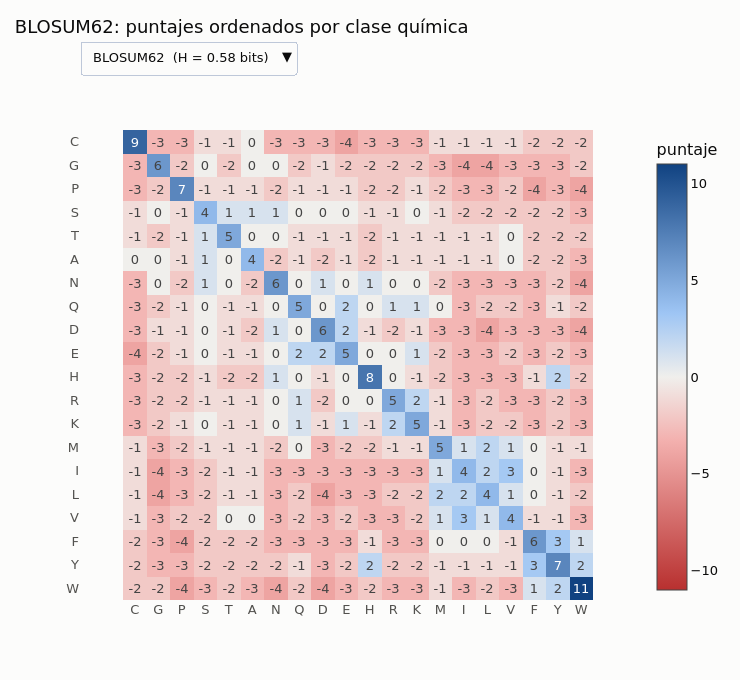

Notebook cell for this chart:
### Markdown cell above
> 🔎 **Qué observamos.** Las matrices "cercanas" (PAM30, BLOSUM90) aportan mucha información por columna pero solo
> son útiles para secuencias muy parecidas; las "lejanas" (PAM250, BLOSUM45) aportan poca información por columna
> pero son más tolerantes a los cambios, y funcionan para parientes distantes. PAM250 y BLOSUM45 tienen una
> entropía parecida: están afinadas para distancias comparables. En el panel derecho, cada punto azul marca la
> distancia PAM de **nuestra** cadena de Márkov con la misma información que una BLOSUM; la literatura suele citar
> equivalencias parecidas (BLOSUM80 ≈ PAM120, BLOSUM45 ≈ PAM250). Los números exactos dependen de las frecuencias
> de fondo y del modelo, así que tómelos como guía, no como constantes.

**Guía práctica para elegir matriz:**

| Situación | Matriz sugerida |
|---|---|
| Péptidos cortos o secuencias casi idénticas | PAM30, PAM70, BLOSUM80–90 |
| Búsqueda general (valor por defecto de BLASTP) | **BLOSUM62** |
| Homólogos lejanos, zona de penumbra | BLOSUM45, PAM250 |

### 🖱️ Compare matrices de forma interactiva

Use el menú para cambiar de matriz. Observe cómo cambian el contraste y el valor de la diagonal.

### Code cell
choices = ["BLOSUM45", "BLOSUM62", "BLOSUM80", "PAM30", "PAM250"]
fig = go.Figure()
for k, name in enumerate(choices):
    m = substitution_matrices.load(name)
    Z = np.array([[m[a, b] for b in order] for a in order])
    fig.add_trace(go.Heatmap(z=Z, x=order, y=order, zmid=0, visible=(k == 1), text=Z.astype(int),
                             texttemplate="%{text}",
                             colorscale=[[0, "#b8302f"], [0.35, "#f3b0ae"], [0.5, "#f0efec"],
                                         [0.65, "#9ec5f4"], [1, "#104281"]],
                             hovertemplate=f"<b>{name}</b><br>%{{y}} ↔ %{{x}}: %{{z}}<extra></extra>",
                             colorbar=dict(title="puntaje")))
buttons = [dict(label=f"{name}  (H = {relative_entropy_bits(matrix_values(name)):.2f} bits)", method="update",
                args=[{"visible": [j == k for j in range(len(choices))]},
                      {"title.text": f"{name}: puntajes ordenados por clase química"}])
           for k, name in enumerate(choices)]
fig.update_layout(updatemenus=[dict(buttons=buttons, active=1, x=0, xanchor="left", y=1.12, yanchor="bottom")],
                  title=dict(text="BLOSUM62: puntajes ordenados por clase química", y=0.97),
                  height=680, width=740, yaxis=dict(autorange="reversed", scaleanchor="x", showgrid=False),
                  xaxis=dict(showgrid=False), margin=dict(t=130))
fig.show()

### Figure 1 — Plotly figure (JSON) as saved in the notebook; plotly's stock layout.template omitted (floating-point values rounded to 4 significant figures; data arrays with more than 128 entries replaced by an {"elided": "..."} marker saying what was removed)
{"data": [{"colorbar": {"title": {"text": "puntaje"}}, "colorscale": [[0, "#b8302f"], [0.35, "#f3b0ae"], [0.5, "#f0efec"], [0.65, "#9ec5f4"], [1, "#104281"]], "hovertemplate": "<b>BLOSUM45</b><br>%{y} ↔ %{x}: %{z}<extra></extra>", "text": {"elided": "20x20 int values"}, "texttemplate": "%{text}", "type": "heatmap", "visible": false, "x": ["C", "G", "P", "S", "T", "A", "N", "Q", "D", "E", "H", "R", "K", "M", "I", "L", "V", "F", "Y", "W"], "y": ["C", "G", "P", "S", "T", "A", "N", "Q", "D", "E", "H", "R", "K", "M", "I", "L", "V", "F", "Y", "W"], "z": {"elided": "20x20 float values"}, "zmid": 0}, {"colorbar": {"title": {"text": "puntaje"}}, "colorscale": [[0, "#b8302f"], [0.35, "#f3b0ae"], [0.5, "#f0efec"], [0.65, "#9ec5f4"], [1, "#104281"]], "hovertemplate": "<b>BLOSUM62</b><br>%{y} ↔ %{x}: %{z}<extra></extra>", "text": {"elided": "20x20 int values"}, "texttemplate": "%{text}", "type": "heatmap", "visible": true, "x": ["C", "G", "P", "S", "T", "A", "N", "Q", "D", "E", "H", "R", "K", "M", "I", "L", "V", "F", "Y", "W"], "y": ["C", "G", "P", "S", "T", "A", "N", "Q", "D", "E", "H", "R", "K", "M", "I", "L", "V", "F", "Y", "W"], "z": {"elided": "20x20 float values"}, "zmid": 0}, {"colorbar": {"title": {"text": "puntaje"}}, "colorscale": [[0, "#b8302f"], [0.35, "#f3b0ae"], [0.5, "#f0efec"], [0.65, "#9ec5f4"], [1, "#104281"]], "hovertemplate": "<b>BLOSUM80</b><br>%{y} ↔ %{x}: %{z}<extra></extra>", "text": {"elided": "20x20 int values"}, "texttemplate": "%{text}", "type": "heatmap", "visible": false, "x": ["C", "G", "P", "S", "T", "A", "N", "Q", "D", "E", "H", "R", "K", "M", "I", "L", "V", "F", "Y", "W"], "y": ["C", "G", "P", "S", "T", "A", "N", "Q", "D", "E", "H", "R", "K", "M", "I", "L", "V", "F", "Y", "W"], "z": {"elided": "20x20 float values"}, "zmid": 0}, {"colorbar": {"title": {"text": "puntaje"}}, "colorscale": [[0, "#b8302f"], [0.35, "#f3b0ae"], [0.5, "#f0efec"], [0.65, "#9ec5f4"], [1, "#104281"]], "hovertemplate": "<b>PAM30</b><br>%{y} ↔ %{x}: %{z}<extra></extra>", "text": {"elided": "20x20 int values"}, "texttemplate": "%{text}", "type": "heatmap", "visible": false, "x": ["C", "G", "P", "S", "T", "A", "N", "Q", "D", "E", "H", "R", "K", "M", "I", "L", "V", "F", "Y", "W"], "y": ["C", "G", "P", "S", "T", "A", "N", "Q", "D", "E", "H", "R", "K", "M", "I", "L", "V", "F", "Y", "W"], "z": {"elided": "20x20 float values"}, "zmid": 0}, {"colorbar": {"title": {"text": "puntaje"}}, "colorscale": [[0, "#b8302f"], [0.35, "#f3b0ae"], [0.5, "#f0efec"], [0.65, "#9ec5f4"], [1, "#104281"]], "hovertemplate": "<b>PAM250</b><br>%{y} ↔ %{x}: %{z}<extra></extra>", "text": {"elided": "20x20 int values"}, "texttemplate": "%{text}", "type": "heatmap", "visible": false, "x": ["C", "G", "P", "S", "T", "A", "N", "Q", "D", "E", "H", "R", "K", "M", "I", "L", "V", "F", "Y", "W"], "y": ["C", "G", "P", "S", "T", "A", "N", "Q", "D", "E", "H", "R", "K", "M", "I", "L", "V", "F", "Y", "W"], "z": {"elided": "20x20 float values"}, "zmid": 0}], "layout": {"height": 680, "margin": {"t": 130}, "title": {"text": "BLOSUM62: puntajes ordenados por clase química", "y": 0.97}, "updatemenus": [{"active": 1, "buttons": [{"args": [{"visible": [true, false, false, false, false]}, {"title.text": "BLOSUM45: puntajes ordenados por clase química"}], "label": "BLOSUM45  (H = 0.36 bits)", "method": "update"}, {"args": [{"visible": [false, true, false, false, false]}, {"title.text": "BLOSUM62: puntajes ordenados por clase química"}], "label": "BLOSUM62  (H = 0.58 bits)", "method": "update"}, {"args": [{"visible": [false, false, true, false, false]}, {"title.text": "BLOSUM80: puntajes ordenados por clase química"}], "label": "BLOSUM80  (H = 0.91 bits)", "method": "update"}, {"args": [{"visible": [false, false, false, true, false]}, {"title.text": "PAM30: puntajes ordenados por clase química"}], "label": "PAM30  (H = 2.53 bits)", "method": "update"}, {"args": [{"visible": [false, false, false, false, true]}, {"title.text": "PAM250: puntajes ordenados por clase química"}], "label": "PAM250  (H = 0.32 bits)", "method": "update"}], "x": 0, "xanchor": "left", "y": 1.12, "yanchor": "bottom"}], "width": 740, "xaxis": {"showgrid": false}, "yaxis": {"autorange": "reversed", "scaleanchor": "x", "showgrid": false}}}
